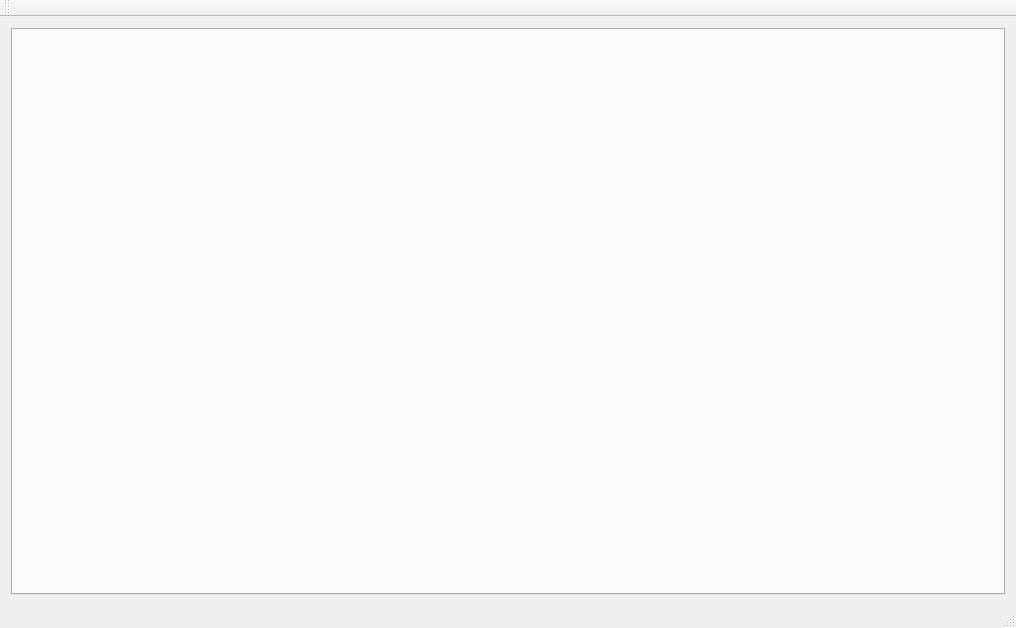
<?xml version="1.0" encoding="UTF-8"?>
<ui version="4.0">
 <class>MainWindow</class>
 <widget class="QMainWindow" name="MainWindow">
  <property name="geometry">
   <rect>
    <x>0</x>
    <y>0</y>
    <width>1016</width>
    <height>628</height>
   </rect>
  </property>
  <property name="windowTitle">
   <string>SMO</string>
  </property>
  <widget class="QWidget" name="centralWidget">
   <layout class="QGridLayout" name="gridLayout">
    <item row="0" column="0">
     <widget class="QTabWidget" name="tabWidget"/>
    </item>
   </layout>
  </widget>
  <widget class="QMenuBar" name="menuBar">
   <property name="geometry">
    <rect>
     <x>0</x>
     <y>0</y>
     <width>1016</width>
     <height>26</height>
    </rect>
   </property>
  </widget>
  <widget class="QToolBar" name="mainToolBar">
   <attribute name="toolBarArea">
    <enum>TopToolBarArea</enum>
   </attribute>
   <attribute name="toolBarBreak">
    <bool>false</bool>
   </attribute>
  </widget>
  <widget class="QStatusBar" name="statusBar"/>
 </widget>
 <layoutdefault spacing="6" margin="11"/>
 <resources/>
 <connections/>
</ui>
